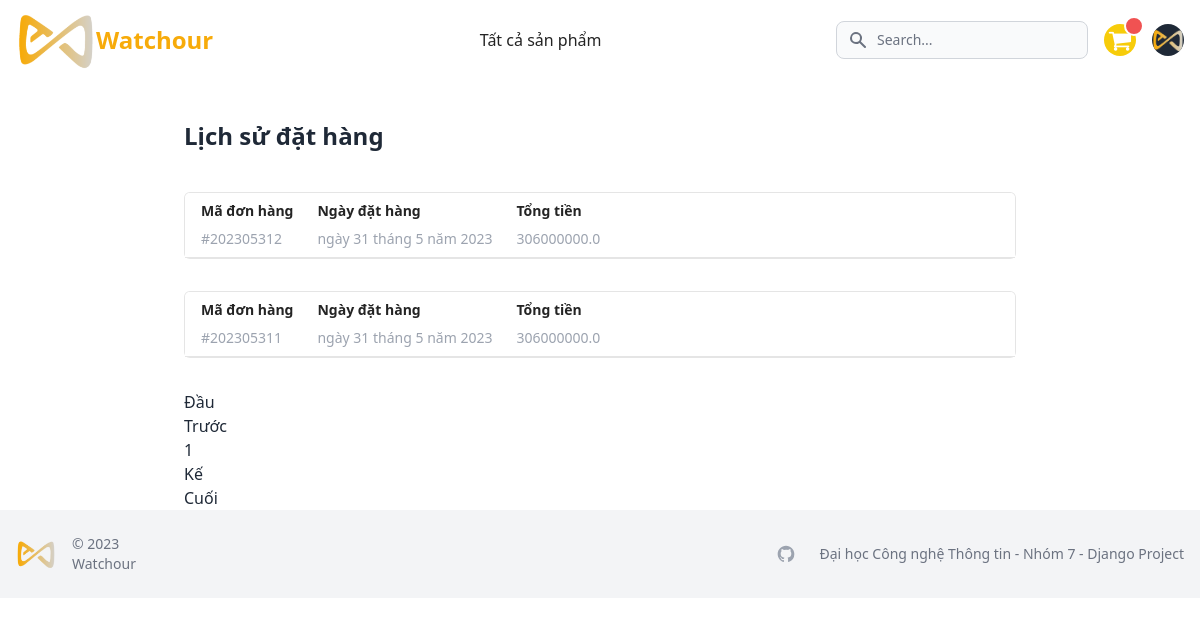
Page /account/dashboard/ (signed in) on the committed database.
### orders/models.py (models this page shows, shortened)
class Order(models.Model):
    STATUS = (
        ('New', 'New'),
        ('Accepted', 'Accepted'),
        ('Completed', 'Completed'),
        ('Cancelled', 'Cancelled'),
    )
    user = models.ForeignKey(Account, on_delete=models.SET_NULL, null=True)
    order_number = models.CharField(max_length=20)
    first_name = models.CharField(max_length=50)
    last_name = models.CharField(max_length=50)
    phone = models.CharField(max_length=15)
    email = models.EmailField(max_length=50)
    address_line_1 = models.CharField(max_length=50)
    province = models.CharField(max_length=50)
    district = models.CharField(max_length=50)
    ward = models.CharField(max_length=50)
    order_note = models.CharField(max_length=100, blank=True)
    order_total = models.FloatField()
    tax = models.FloatField()
    status = models.CharField(max_length=10, choices=STATUS, default='New')
    ip = models.CharField(blank=True, max_length=20)
    is_ordered = models.BooleanField(default=False)
    created_at = models.DateTimeField(auto_now_add=True)
    updated_at = models.DateTimeField(auto_now=True)

### account/views.py (the view)
# urls.py: path('dashboard/', views.dashboard, name='dashboard'),
@login_required(login_url="login")
def dashboard(request):
    orders = Order.objects.filter(user=request.user).order_by("-updated_at")
    order_products = OrderProduct.objects.filter(user=request.user)
    page = request.GET.get('page')
    page = page or 1
    paginator = Paginator(orders, 3)
    paged_order = paginator.get_page(page)
    order_count = orders.count()
    context = {
        'orders': paged_order,
        'order_count': order_count,
        'order_products': order_products,
    }
    return render(request, "account/dashboard.html", context=context)

### templates/account/dashboard.html (shortened to what this page needs)
{% extends 'base.html' %} {% load static %} {% block content %}
<section class="sm:pt-10 min-h-[calc(100vh-204px)] sm:min-h-[calc(100vh-168px)] h-full pt-5 bg-white">
	<div class="">
		<div class="lg:px-8 md:max-w-4xl max-w-lg px-4 mx-auto space-y-8">
			{% if not orders %}
			<h1 class="mb-10 text-2xl font-bold text-center">Lịch sử đặt hàng trống</h1>
			<br />
			<div class="mb-10 text-2xl font-bold text-center">
				<a href="{% url 'store' %}" class="text-white bg-primary-color hover:bg-primary-hover-color focus:ring-4 focus:outline-none focus:ring-primary-color font-medium rounded-lg text-sm px-5 py-2.5 text-center dark:bg-primary-color dark:hover:bg-primary-color dark:focus:ring-primary-hover-color"
					>Tiếp tục mua sắm</a
				>
			</div>
			{% else %}
			<h1 class="mb-10 text-2xl font-bold">Lịch sử đặt hàng</h1>
			{% for order in orders %}
			<article class="card">
				<header class="card-header flex items-center gap-6 px-4 py-2">
					<div class="flex flex-col items-start gap-2">
						<span class="text-gray-color text-sm font-bold">Mã đơn hàng</span>
						<span class="text-sm text-gray-400">#{{order.order_number}}</span>
					</div>
					<div class="sm:flex flex-col items-start hidden gap-2">
						<span class="text-gray-color text-sm font-bold">Ngày đặt hàng</span>
						<span class="text-sm text-gray-400">ngày {{order.updated_at.day}} tháng {{order.updated_at.month}} năm {{order.updated_at.year}}</span>
					</div>
					<div class="flex flex-col items-start gap-2">
						<span class="text-gray-color text-sm font-bold">Tổng tiền</span>
						<span class="text-sm text-gray-400">{{order.order_total}}</span>
					</div>
				</header>
			</article>
			{% endfor %} {% if orders %}
			<nav class="mt-4" aria-label="Page navigation sample">
				<ul class="pagination">
					{% if orders.has_previous %}
					<li class="page-item">
						<a class="page-link" href="{% url 'dashboard' %}?page=1">Đầu</a>
					</li>
					<li class="page-item">
						<a class="page-link" href="{% url 'dashboard' %}?page={{orders.previous_page_number}}">Trước</a>
					</li>
					{% else %}
					<li class="page-item disabled">
						<a class="page-link" href="#">Đầu</a>
					</li>
					<li class="page-item disabled">
						<a class="page-link" href="#">Trước</a>
					</li>
					{% endif %}  {% for page in orders.paginator.page_range %} {% if orders.number|add:'-1' <= page and page <= orders.number|add:'1' %} {% if page == orders.number %}
					<li class="page-item active">
						<a class="page-link" href="{% url 'dashboard' %}?page={{ page }}">{{ page }}</a>
					</li>
					{% else %}
					<li class="page-item">
						<a class="page-link" href="{% url 'dashboard' %}?page={{ page }}">{{ page }}</a>
					</li>
					{% endif %} {% endif %} {% endfor %}  {% if orders.has_next %}
					<li class="page-item">
						<a class="page-link" href="{% url 'dashboard' %}?page={{orders.next_page_number}}">Kế</a>
					</li>
					<li class="page-item">
						<a class="page-link" href="{% url 'dashboard' %}?page={{ orders.paginator.num_pages }}">Cuối</a>
					</li>
					{% else %}
					<li class="page-item disabled">
						<a class="page-link" href="#">Kế</a>
					</li>
					<li class="page-item disabled">
						<a class="page-link" href="#">Cuối</a>
					</li>
					{% endif %}
				</ul>
			</nav>
			{% endif %} {% endif %}
		</div>
	</div>
</section>
{% endblock %}

### static/src/custom.css (style rules this page uses)
.card { position: relative; display: flex; flex-direction: column; min-width: 0; word-wrap: break-word; background-color: #fff; background-clip: border-box; border: 1px solid rgba(0, 0, 0, 0.1); border-radius: 0.37rem; }
.card-header { background-color: #fff; border-bottom: 1px solid rgba(0, 0, 0, 0.1); }
.card-header:first-child { border-radius: calc(0.37rem - 1px) calc(0.37rem - 1px) 0 0; }

### rows in the picture
Order: order_number "202305312", updated_at.day "31", updated_at.month "5", updated_at.year "2023", order_total "306000000.0"
Order: order_number "202305311", updated_at.day "31", updated_at.month "5", updated_at.year "2023", order_total "306000000.0"

### other values in the picture
{{ page }} "1"
